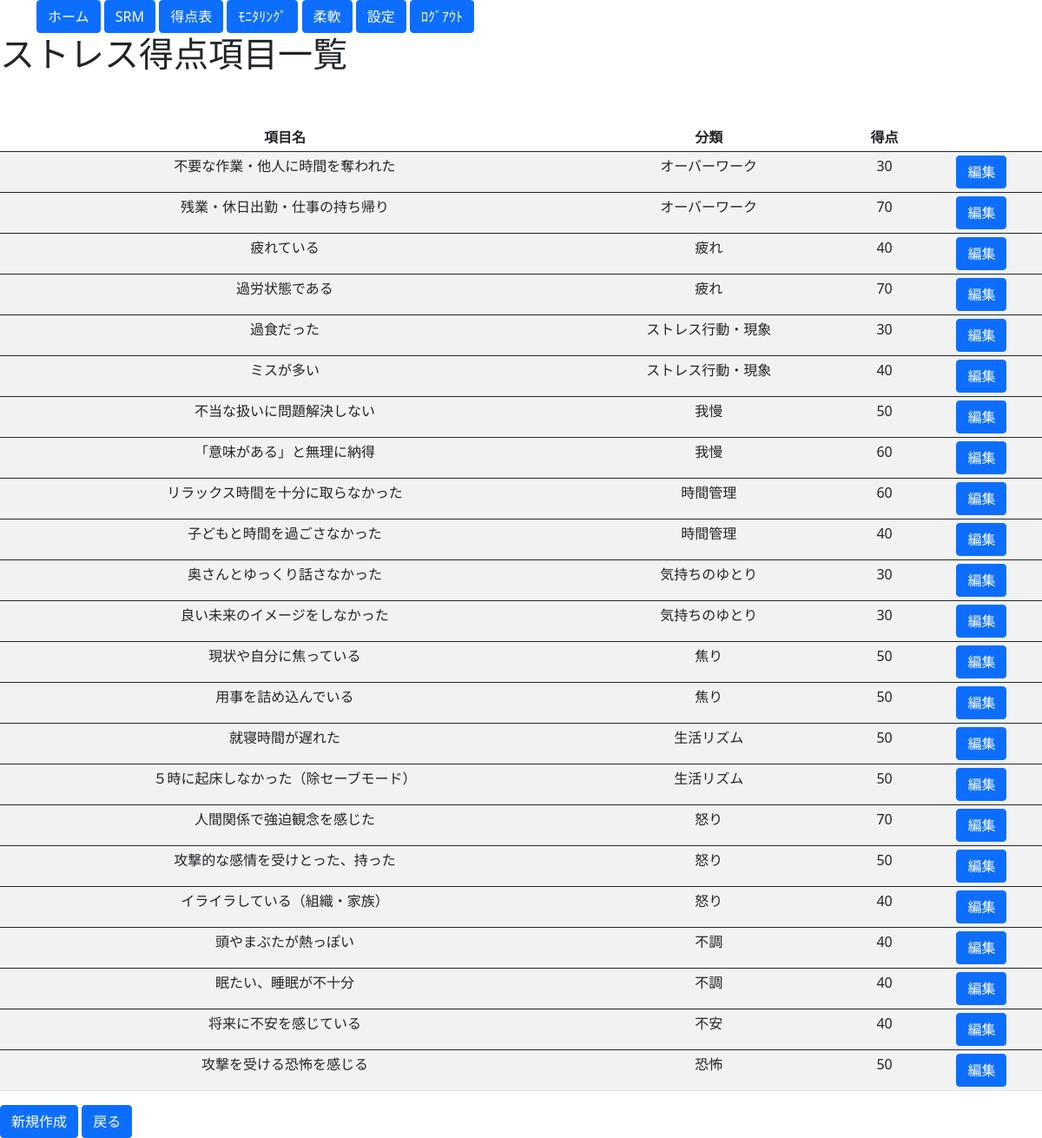
The page /options/st_oplist on the database its author committed.
### blogpost/models.py (models this page shows, shortened)
class StPointNameModel(models.Model):
    episode = models.CharField(max_length=30)
    category = models.CharField(
        verbose_name="分類",
        choices=CONDITION,
        max_length=20,
        blank=True
        )
    point = models.IntegerField(default=30, validators=[MinValueValidator(1), MaxValueValidator(100)], help_text="1～100")

### blogpost/views.py (the view)
# urls.py: path('options/st_oplist', St_Oplist.as_view(), name='St_oplist'),
class St_Oplist(ListView):
    template_name = 'options/st_oplist.html'
    model = StPointNameModel
    def get_context_data(self, **kwargs):
        context = super().get_context_data(**kwargs) # はじめに継承元のメソッドを呼び出す
        context['stcategolys'] = list(StPointModel.objects.all())
        context['stNames'] = list(StPointNameModel.objects.all())
        return context

### blogpost/templates/options/st_oplist.html (shortened to what this page needs)
<!doctype html>
<html lang="en">
  <head>
    <link href="https://cdn.jsdelivr.net/npm/bootstrap@5.0.0-beta3/dist/css/bootstrap.min.css" rel="stylesheet">
  </head>
{% extends 'base.html' %}
{% block content %}
<!DOCTYPE html>
<html>
<head>
</head>
<body>
  <h1>ストレス得点項目一覧</h1>
  <table class="table table-striped table-hover table-sm">
    <thead>
      <tr>
        <th style="text-align:center">項目名</th>
        <th style="text-align:center">分類</th>
        <th style="text-align:center">得点</th>
        <th></th>
      </tr>
    </thead>
    {% for item in object_list %}
      <tbody>
        <tr style="text-align:center">
          <td>{{ item.episode }}</td>
          <td style="text-align:center">{{ item.category }}</td>
          <td style="text-align:center">{{ item.point }}</td>
          <td><a class="btn btn-primary" href="{% url 'St_opupdate' item.pk %}" role="button">編集</a></td>
        </tr>
      </tbody>
    {% endfor %}
    </table>
</body>
<td><a class="btn btn-primary" href="{% url 'St_Opcreate' %}" role="button">新規作成</a></td>
<td><a class="btn btn-primary" href="{% url 'Options' %}" pk="button">戻る</a></td>
{% endblock content %}

### rows shown on the page
StPointNameModel: episode "不要な作業・他人に時間を奪われた", category "オーバーワーク", point "30"
StPointNameModel: episode "残業・休日出勤・仕事の持ち帰り", category "オーバーワーク", point "70"
StPointNameModel: episode "疲れている", category "疲れ", point "40"
StPointNameModel: episode "過労状態である", category "疲れ", point "70"
StPointNameModel: episode "過食だった", category "ストレス行動・現象", point "30"
StPointNameModel: episode "ミスが多い", category "ストレス行動・現象", point "40"
StPointNameModel: episode "不当な扱いに問題解決しない", category "我慢", point "50"
StPointNameModel: episode "「意味がある」と無理に納得", category "我慢", point "60"
StPointNameModel: episode "リラックス時間を十分に取らなかった", category "時間管理", point "60"
StPointNameModel: episode "子どもと時間を過ごさなかった", category "時間管理", point "40"
StPointNameModel: episode "奥さんとゆっくり話さなかった", category "気持ちのゆとり", point "30"
StPointNameModel: episode "良い未来のイメージをしなかった", category "気持ちのゆとり", point "30"
StPointNameModel: episode "現状や自分に焦っている", category "焦り", point "50"
StPointNameModel: episode "用事を詰め込んでいる", category "焦り", point "50"
StPointNameModel: episode "就寝時間が遅れた", category "生活リズム", point "50"
StPointNameModel: episode "５時に起床しなかった（除セーブモード）", category "生活リズム", point "50"
StPointNameModel: episode "人間関係で強迫観念を感じた", category "怒り", point "70"
StPointNameModel: episode "攻撃的な感情を受けとった、持った", category "怒り", point "50"
StPointNameModel: episode "イライラしている（組織・家族）", category "怒り", point "40"
StPointNameModel: episode "頭やまぶたが熱っぽい", category "不調", point "40"
StPointNameModel: episode "眠たい、睡眠が不十分", category "不調", point "40"
StPointNameModel: episode "将来に不安を感じている", category "不安", point "40"
StPointNameModel: episode "攻撃を受ける恐怖を感じる", category "恐怖", point "50"
